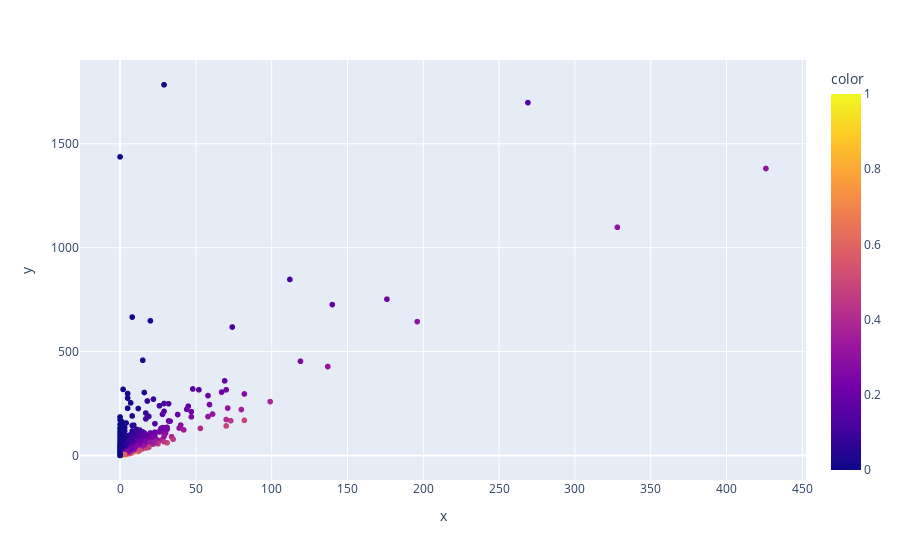

Source (notebook cell):
### Code cell
import plotly.express as px
fig = px.scatter(x=sum["engagement"], y=count["engagement"], color=sum["engagement"]/count["engagement"])
fig.show()

### Figure 1 — Plotly figure (JSON) as saved in the notebook; plotly's stock layout.template omitted (floating-point values rounded to 4 significant figures; data arrays with more than 128 entries replaced by an {"elided": "..."} marker saying what was removed)
{"data": [{"hovertemplate": "x=%{x}<br>y=%{y}<br>color=%{marker.color}<extra></extra>", "legendgroup": "", "marker": {"color": {"elided": "19982 float values"}, "coloraxis": "coloraxis", "symbol": "circle"}, "mode": "markers", "name": "", "showlegend": false, "type": "scattergl", "x": {"elided": "19982 int values"}, "xaxis": "x", "y": {"elided": "19982 int values"}, "yaxis": "y"}], "layout": {"coloraxis": {"colorbar": {"title": {"text": "color"}}, "colorscale": [[0, "#0d0887"], [0.1111, "#46039f"], [0.2222, "#7201a8"], [0.3333, "#9c179e"], [0.4444, "#bd3786"], [0.5556, "#d8576b"], [0.6667, "#ed7953"], [0.7778, "#fb9f3a"], [0.8889, "#fdca26"], [1, "#f0f921"]]}, "legend": {"tracegroupgap": 0}, "margin": {"t": 60}, "xaxis": {"anchor": "y", "domain": [0, 1], "title": {"text": "x"}}, "yaxis": {"anchor": "x", "domain": [0, 1], "title": {"text": "y"}}}}
